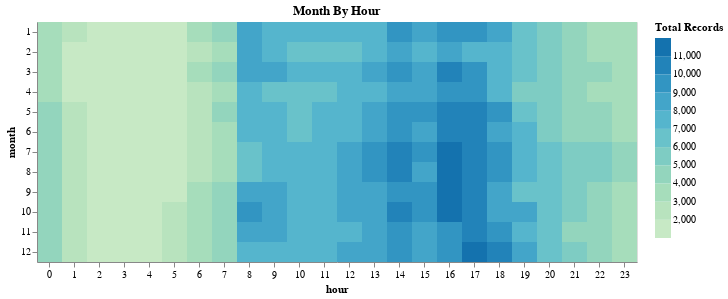

Notebook source saved alongside this figure:
### Markdown cell above
### Month/Hour Heatmap

### Code cell
source = data_df.groupby(['month', 'hour']).size().to_frame('counts').reset_index()

max = source['counts'].max()
min = source['counts'].min()

alt.Chart(source).mark_rect().encode(
    alt.X('hour:O', axis=alt.Axis(labelAngle=-0)),
    alt.Y('month:O'),
    alt.Color('counts', bin=alt.Bin(extent=[min, max], step=1000), 
        scale=alt.Scale(scheme='greenblue'),
        legend=alt.Legend(title='Total Records')
    )
).properties(
    width=600,
    title='Month By Hour '
)

### Figure 1 — Vega-Lite specification as saved in the notebook (floating-point values rounded to 4 significant figures; data arrays with more than 128 entries replaced by an {"elided": "..."} marker saying what was removed)
{"config": {"view": {"continuousWidth": 400, "continuousHeight": 300}}, "data": {"name": "data-6d150e3843f9210f150a24ac4032d9ef"}, "mark": "rect", "encoding": {"color": {"type": "quantitative", "bin": {"extent": [1200, 11312], "step": 1000}, "field": "counts", "legend": {"title": "Total Records"}, "scale": {"scheme": "greenblue"}}, "x": {"type": "ordinal", "axis": {"labelAngle": 0}, "field": "hour"}, "y": {"type": "ordinal", "field": "month"}}, "title": "Month By Hour ", "width": 600, "$schema": "https://vega.github.io/schema/vega-lite/v4.8.1.json", "datasets": {"data-6d150e3843f9210f150a24ac4032d9ef": {"elided": "288 records"}}}
